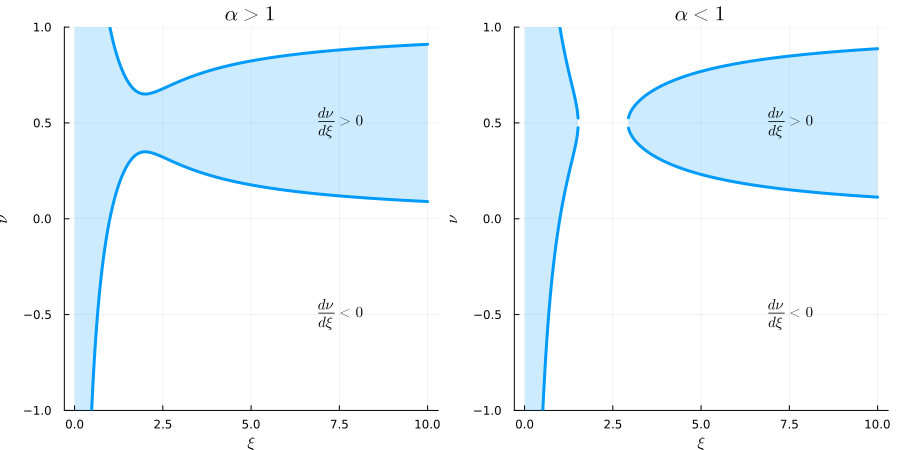

This chart was generated by the following Julia code:
using LaTeXStrings
using Plots
gr()


# compute nu for dnu/dxi = 0 (+)
function compute_nu_p(alpha, xi)
    try return 0.5 + sqrt(0.25 - (xi - 1) / (alpha * xi^2))
    catch e
        if isa(e, DomainError)
            return NaN    
        else 
            rethrow(e)
        end
    end
end

# compute nu for dnu/dxi = 0 (-)
function compute_nu_m(alpha, xi)
    try return 0.5 - sqrt(0.25 - (xi - 1) / (alpha * xi^2))
    catch e
        if isa(e, DomainError)
            return NaN    
        else 
            rethrow(e)
        end
    end
end

# set the number of grids
nxi = 512
# set (xi, nu) cartesian coordinates
ximin = 0.01
ximax = 10.0
numin = -1.0
numax = 1.0
xis = range(ximin, ximax, length=nxi)
# set input parameter 
alphas = [1.1, 0.9]
###### main loop #####
solps = []
solms = []
for alpha in alphas
    for xi in xis
        # compute effective potential
        solp = compute_nu_p(alpha, xi)
        append!(solps, solp)
        solm = compute_nu_m(alpha, xi)
        append!(solms, solm)
    end 
end
solps_final = reshape(solps, nxi, 2)
solms_final = reshape(solms, nxi, 2)
##### main loop end #####
# make plot
subplt1 = plot(xis, solps_final[:, 1], ylims=(-1.0, 1.0), label=false, xlabel=L"\xi", ylabel=L"\nu", title=L"\alpha > 1", c=1, lw=3, fillrange=0.5, fillalpha=0.2)
plot!(xis, solms_final[:, 1], label=false, c=1, lw=3, fillrange=0.5, fillalpha=0.2)
plot!(annotations=(7.5, 0.5, (L"\frac{d\nu}{d\xi}>0", 10, 0.0)))
plot!(annotations=(7.5, -0.5, (L"\frac{d\nu}{d\xi}<0", 10, 0.0)))
subplt2 = plot(xis, solps_final[:, 2], ylims=(-1.0, 1.0), label=false, xlabel=L"\xi", ylabel=L"\nu", title=L"\alpha < 1", c=1, lw=3, fillrange=0.5, fillalpha=0.2)
plot!(xis, solms_final[:, 2], label=false, c=1, lw=3, fillrange=0.5, fillalpha=0.2)
plot!(annotations=(7.5, 0.5, (L"\frac{d\nu}{d\xi}>0", 10, 0.0)))
plot!(annotations=(7.5, -0.5, (L"\frac{d\nu}{d\xi}<0", 10, 0.0)))
plt = plot(subplt1, subplt2, layout=(1, 2), size=(900, 450))
savefig(plt, "bhl.png")
